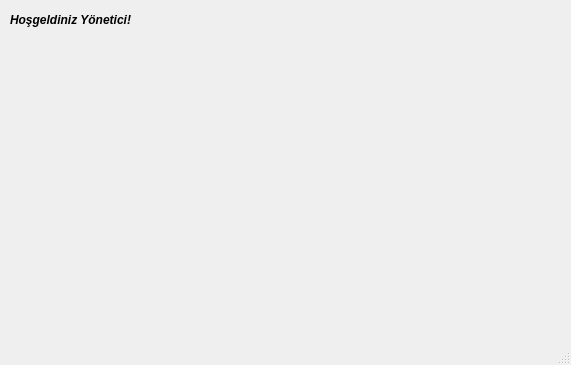
<?xml version="1.0" encoding="UTF-8"?>
<ui version="4.0">
 <class>MainWindow</class>
 <widget class="QMainWindow" name="MainWindow">
  <property name="geometry">
   <rect>
    <x>0</x>
    <y>0</y>
    <width>571</width>
    <height>365</height>
   </rect>
  </property>
  <property name="windowTitle">
   <string>MainWindow</string>
  </property>
  <widget class="QWidget" name="centralwidget">
   <widget class="QLabel" name="label">
    <property name="geometry">
     <rect>
      <x>10</x>
      <y>10</y>
      <width>481</width>
      <height>20</height>
     </rect>
    </property>
    <property name="font">
     <font>
      <weight>75</weight>
      <italic>true</italic>
      <bold>true</bold>
     </font>
    </property>
    <property name="text">
     <string>Hoşgeldiniz Yönetici!</string>
    </property>
   </widget>
  </widget>
  <widget class="QMenuBar" name="menubar">
   <property name="geometry">
    <rect>
     <x>0</x>
     <y>0</y>
     <width>571</width>
     <height>22</height>
    </rect>
   </property>
  </widget>
  <widget class="QStatusBar" name="statusbar"/>
 </widget>
 <resources/>
 <connections/>
</ui>
